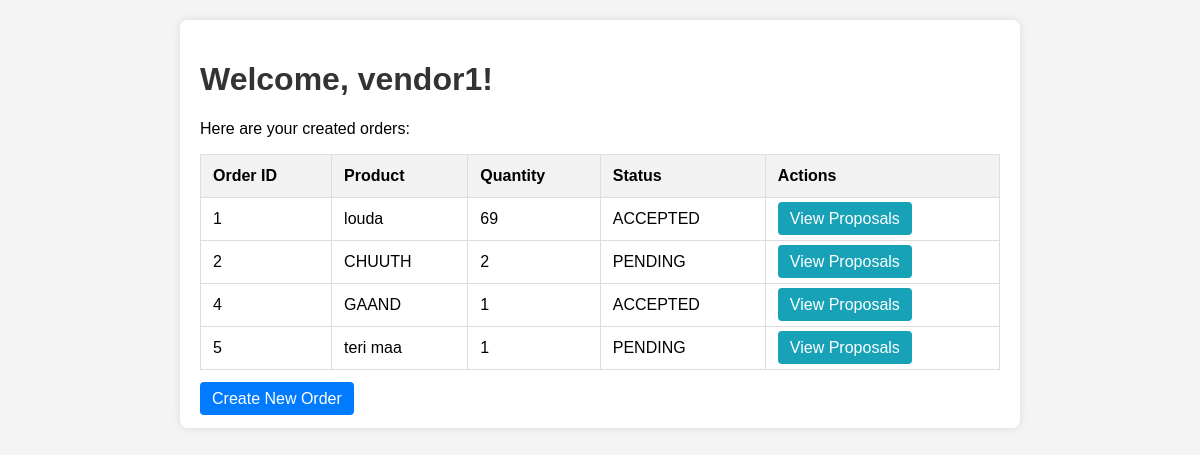
Page /vendors/dashboard/ (signed in) on the earlier database version.
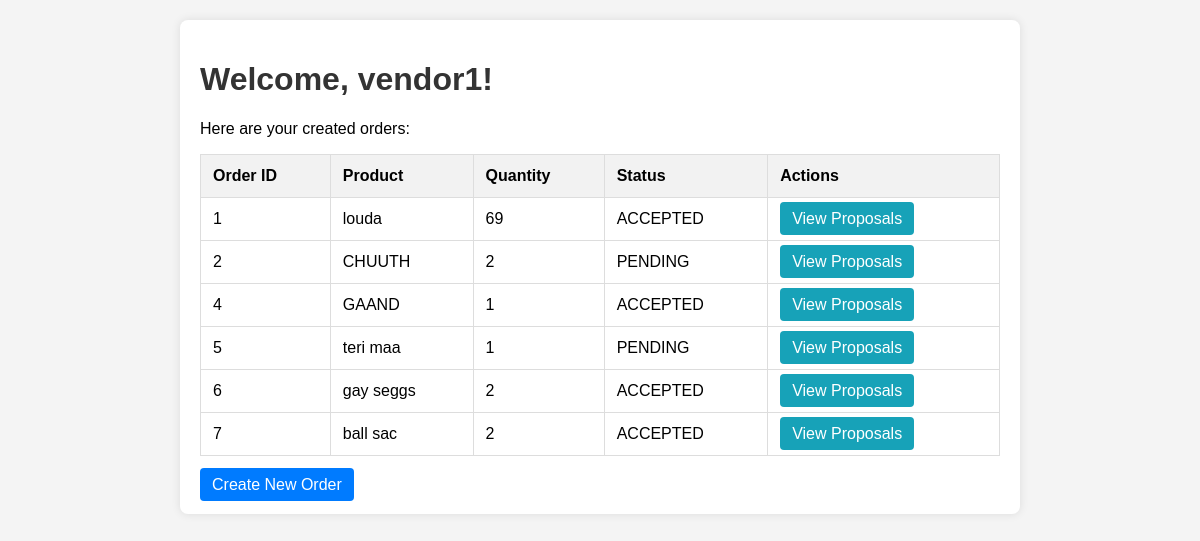
Same page on the later database version.
### vendors/models.py (models this page shows, shortened)
class TransportOrder(models.Model):
    vendor = models.ForeignKey(User, on_delete=models.CASCADE, related_name='orders')
    product = models.CharField(max_length=255)
    quantity = models.PositiveIntegerField()
    pickup_location = models.CharField(max_length=255)
    destination = models.CharField(max_length=255)
    transporter = models.ForeignKey(User, on_delete=models.SET_NULL, null=True, related_name='accepted_orders', blank=True)
    quoted_price = models.DecimalField(max_digits=10, decimal_places=2, null=True, blank=True)
    status = models.CharField(max_length=50, choices=[('PENDING', 'Pending'), ('ACCEPTED', 'Accepted'), ('DECLINED', 'Declined')], default='PENDING')

### vendors/views.py (the view)
# urls.py: path('dashboard/', vendor_dashboard, name='vendor_dashboard'),  # Vendor dashboard
@login_required
def vendor_dashboard(request):
    orders = TransportOrder.objects.filter(vendor=request.user)
    return render(request, 'vendor_dashboard.html', {'orders': orders})

### templates/vendor_dashboard.html (shortened to what this page needs)
<!DOCTYPE html>
<html lang="en">
<head>
</head>
<body>
<div class="container">
    <h1>Welcome, {{ user.username }}!</h1>
    <p>Here are your created orders:</p>
    <table>
        <thead>
            <tr>
                <th>Order ID</th>
                <th>Product</th>
                <th>Quantity</th>
                <th>Status</th>
                <th>Actions</th>
            </tr>
        </thead>
        <tbody>
            {% for order in orders %}
            <tr>
                <td>{{ order.id }}</td>
                <td>{{ order.product }}</td>
                <td>{{ order.quantity }}</td>
                <td>{{ order.status }}</td>
                <td>
                    <a href="{% url 'view_proposals' order.id %}" class="btn btn-view">View Proposals</a>
                </td>
            </tr>
            {% empty %}
            <tr>
                <td colspan="5">You have not created any orders yet.</td>
            </tr>
            {% endfor %}
        </tbody>
    </table>
    <a href="{% url 'create_order' %}" class="btn">Create New Order</a>
</div>
</body>
</html>

Differences in the rows shown:
added TransportOrder: id "6", product "gay seggs", quantity "2", status "ACCEPTED"
added TransportOrder: id "7", product "ball sac", quantity "2", status "ACCEPTED"
